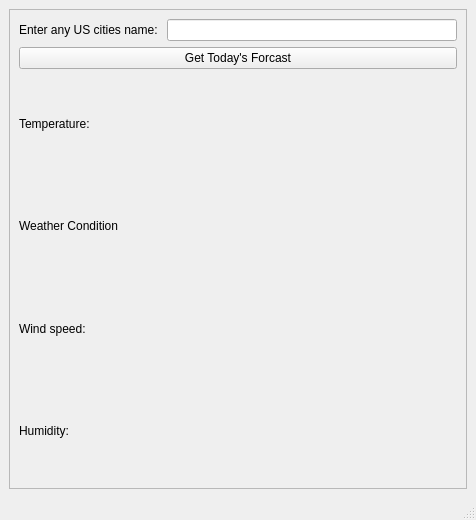
<?xml version="1.0" encoding="UTF-8"?>
<ui version="4.0">
 <class>MainWindow</class>
 <widget class="QMainWindow" name="MainWindow">
  <property name="geometry">
   <rect>
    <x>0</x>
    <y>0</y>
    <width>476</width>
    <height>520</height>
   </rect>
  </property>
  <property name="windowTitle">
   <string>MainWindow</string>
  </property>
  <widget class="QWidget" name="centralwidget">
   <layout class="QVBoxLayout" name="verticalLayout_3">
    <item>
     <widget class="QFrame" name="frame">
      <property name="frameShape">
       <enum>QFrame::StyledPanel</enum>
      </property>
      <property name="frameShadow">
       <enum>QFrame::Raised</enum>
      </property>
      <layout class="QVBoxLayout" name="verticalLayout_4">
       <item>
        <layout class="QVBoxLayout" name="verticalLayout">
         <item>
          <layout class="QHBoxLayout" name="horizontalLayout_2">
           <item>
            <widget class="QLabel" name="EnterCityNameLabel">
             <property name="text">
              <string>Enter any US cities name: </string>
             </property>
            </widget>
           </item>
           <item>
            <widget class="QLineEdit" name="ImputCityNameEdit"/>
           </item>
          </layout>
         </item>
        </layout>
       </item>
       <item>
        <widget class="QPushButton" name="forcastButton">
         <property name="text">
          <string>Get Today's Forcast</string>
         </property>
        </widget>
       </item>
       <item>
        <layout class="QGridLayout" name="gridLayout">
         <item row="0" column="0">
          <widget class="QLabel" name="tempLabel">
           <property name="text">
            <string>Temperature:</string>
           </property>
          </widget>
         </item>
         <item row="1" column="0">
          <widget class="QLabel" name="conditionsLabel">
           <property name="text">
            <string>Weather Condition</string>
           </property>
          </widget>
         </item>
         <item row="3" column="0">
          <widget class="QLabel" name="humidityLabel">
           <property name="text">
            <string>Humidity:</string>
           </property>
          </widget>
         </item>
         <item row="2" column="0">
          <widget class="QLabel" name="windLabel">
           <property name="text">
            <string>Wind speed: </string>
           </property>
          </widget>
         </item>
        </layout>
       </item>
      </layout>
     </widget>
    </item>
   </layout>
  </widget>
  <widget class="QMenuBar" name="menubar">
   <property name="geometry">
    <rect>
     <x>0</x>
     <y>0</y>
     <width>476</width>
     <height>21</height>
    </rect>
   </property>
  </widget>
  <widget class="QStatusBar" name="statusbar"/>
 </widget>
 <resources/>
 <connections/>
</ui>
